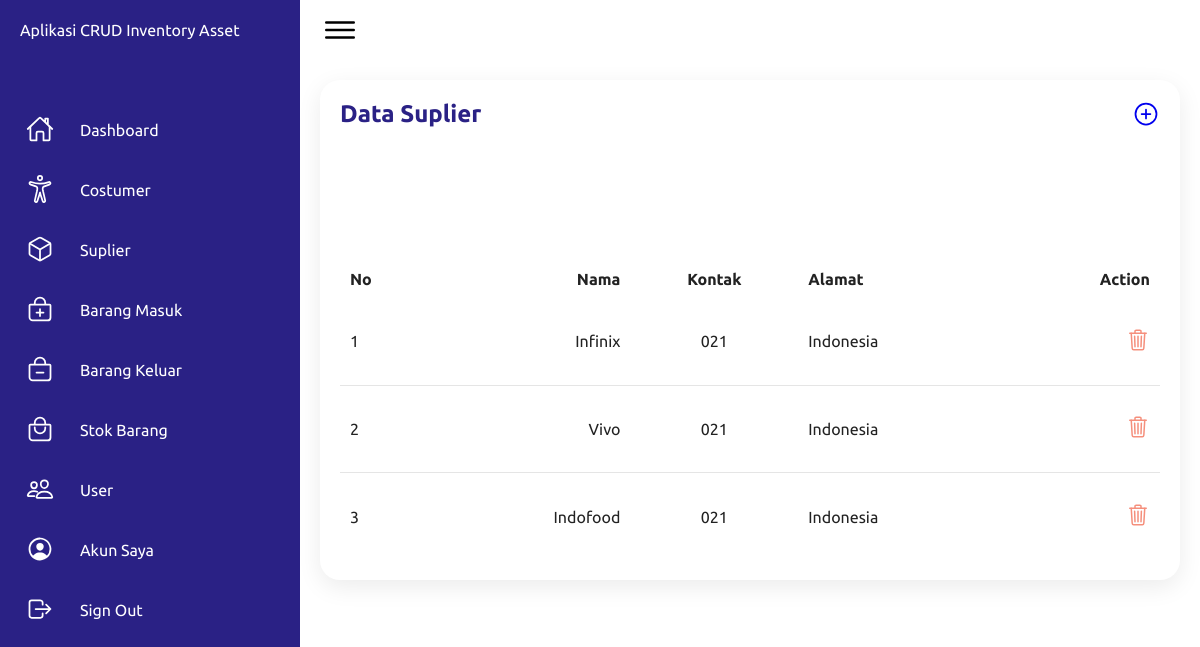
Page /website/app/suplier (signed in) on the committed database.
### tables this page shows
CREATE TABLE `suplier` (
  `idSuplier` int(255) NOT NULL,
  `namaSuplier` varchar(1000) NOT NULL,
  `kontakSuplier` varchar(1000) NOT NULL,
  `alamatSuplier` text NOT NULL
);

### website/app/suplier/index.php (the view, shortened to what this page needs)
<!DOCTYPE html>
<html lang="en">
    <head>
        <link rel="stylesheet" href="../../css/dashboard.css">
    </head>
    <body>
        <div class="container">
            <div class="navigation">
                <ul>
                    <li>
                        <a href="#">
                            <span class="title">Aplikasi CRUD Inventory Asset</span>
                        </a>
                    </li>
                    <li>
                        <a href="../beranda">
                            <span class="icon">
                                <ion-icon name="home-outline"></ion-icon>
                            </span>
                            <span class="title">Dashboard</span>
                        </a>
                    </li>
                    <li>
                        <a href="../costumer">
                            <span class="icon">
                                <ion-icon name="accessibility-outline"></ion-icon>
                            </span>
                            <span class="title">Costumer</span>
                        </a>
                    </li>
                    <li>
                        <a href="#">
                            <span class="icon">
                                <ion-icon name="cube-outline"></ion-icon>
                            </span>
                            <span class="title">Suplier</span>
                        </a>
                    </li>
                    <li>
                        <a href="../barangMasuk">
                            <span class="icon">
                                <ion-icon name="bag-add-outline"></ion-icon>
                            </span>
                            <span class="title">Barang Masuk</span>
                        </a>
                    </li>
                    <li>
                        <a href="../barangKeluar">
                            <span class="icon">
                                <ion-icon name="bag-remove-outline"></ion-icon>
                            </span>
                            <span class="title">Barang Keluar</span>
                        </a>
                    </li>
                    <li>
                        <a href="../stokBarang">
                            <span class="icon">
                                <ion-icon name="bag-handle-outline"></ion-icon>
                            </span>
                            <span class="title">Stok Barang</span>
                        </a>
                    </li>
                    <li>
                        <a href="../user">
                            <span class="icon">
                                <ion-icon name="people-outline"></ion-icon>
                            </span>
                            <span class="title">User</span>
                        </a>
                    </li>
                    <li>
                        <a href="../account">
                            <span class="icon">
                                <ion-icon name="person-circle-outline"></ion-icon>
                            </span>
                            <span class="title">Akun Saya</span>
                        </a>
                    </li>
                    <li>
                        <a href="#" id="showModal">
                            <span class="icon">
                                <ion-icon name="log-out-outline"></ion-icon>
                            </span>
                            <span class="title">Sign Out</span>
                        </a>
                    </li>
                </ul>
            </div>
            <div class="main">
                <div class="topbar">
                    <div class="toggle">
                        <ion-icon name="menu-outline"></ion-icon>
                    </div>
                </div>
                <div class="details" style="display: block;">
                    <div class="recentOrders">
                        <div class="cardHeader">
                            <h2>Data Suplier</h2>
                            <a href="input.php">
                                <ion-icon style="font-size: 1.75rem;" name="add-circle-outline"></ion-icon>
                            </a>
                        </div>
                        <?php
                            require '../../config.php';
                            try {
                                $stmt = $pdo->prepare("SELECT idSuplier, namaSuplier, kontakSuplier, alamatSuplier FROM suplier");
                                $stmt->execute();
                                $supliers = $stmt->fetchAll(PDO::FETCH_ASSOC);
                                $no = 1;
                            } catch (PDOException $e) {
                                error_log("Database error: " . $e->getMessage());
                                echo "Terjadi kesalahan. Silakan coba lagi nanti.";
                                exit();
                            }
                        ?>
                        <table>
                            <thead>
                                <tr>
                                    <td>No</td>
                                    <td>Nama</td>
                                    <td>Kontak</td>
                                    <td>Alamat</td>
                                    <td>Action</td>
                                </tr>
                            </thead>
                            <tbody>
                                <?php if ($supliers): ?>
                                    <?php foreach ($supliers as $suplier): ?>
                                        <tr>
                                            <td><?php echo $no++ ?></td>
                                            <td><?php echo htmlspecialchars($suplier['namaSuplier']); ?></td>
                                            <td><?php echo htmlspecialchars($suplier['kontakSuplier']); ?></td>
                                            <td><?php echo htmlspecialchars($suplier['alamatSuplier']); ?></td>
                                            <td>
                                                <a style="color: #f58f7c;" href="#" class="showDeleteModal" data-id="<?php echo htmlspecialchars($suplier['idSuplier']); ?>" data-nama="<?php echo htmlspecialchars($suplier['namaSuplier']); ?>">
                                                    <ion-icon name="trash-outline" style="font-size: 1.50rem;"></ion-icon>
                                                </a>
                                            </td>
                                        </tr>
                                    <?php endforeach; ?>
                                <?php else: ?>
                                    <tr>
                                        <td colspan="5">Tidak ada data suplier.</td>
                                    </tr>
                                <?php endif; ?>
                            </tbody>
                        </table>
                    </div>
                </div>
            </div>
        </div>
    </body>
</html>

### website/css/dashboard.css (style rules this page uses)
* { font-family: "Ubuntu", sans-serif; margin: 0; padding: 0; box-sizing: border-box; }
:root { --blue: #2a2185; --white: #fff; --gray: #f5f5f5; --black1: #222; --black2: #999; }
body { min-height: 100vh; overflow-x: hidden; }
.container { position: relative; width: 100%; }
.navigation { position: fixed; width: 300px; height: 100%; background: var(--blue); border-left: 10px solid var(--blue); transition: 0.5s; overflow: hidden; }
.navigation ul { position: absolute; top: 0; left: 0; width: 100%; }
.navigation ul li { position: relative; width: 100%; list-style: none; border-top-left-radius: 30px; border-bottom-left-radius: 30px; }
.navigation ul li:nth-child(1) { margin-bottom: 40px; pointer-events: none; }
.navigation ul li a { position: relative; display: block; width: 100%; display: flex; text-decoration: none; color: var(--white); }
.navigation ul li a .icon { position: relative; display: block; min-width: 60px; height: 60px; line-height: 75px; text-align: center; }
.navigation ul li a .icon ion-icon { font-size: 1.75rem; }
.navigation ul li a .title { position: relative; display: block; padding: 0 10px; height: 60px; line-height: 60px; text-align: start; white-space: nowrap; }
.main { position: absolute; width: calc(100% - 300px); left: 300px; min-height: 100vh; background: var(--white); transition: 0.5s; }
.topbar { width: 100%; height: 60px; display: flex; justify-content: space-between; align-items: center; padding: 0 10px; }
.toggle { position: relative; width: 60px; height: 60px; display: flex; justify-content: center; align-items: center; font-size: 2.5rem; cursor: pointer; }
.details { position: relative; width: 100%; padding: 20px; display: grid; grid-template-columns: 2fr 1fr; grid-gap: 30px; }
.details .recentOrders { position: relative; display: grid; min-height: 500px; background: var(--white); padding: 20px; box-shadow: 0 7px 25px rgba(0, 0, 0, 0.08); border-radius: 20px; }
.details .cardHeader { display: flex; justify-content: space-between; align-items: flex-start; }
.cardHeader h2 { font-weight: 600; color: var(--blue); }
.details table { width: 100%; border-collapse: collapse; margin-top: 10px; }
.details table thead td { font-weight: 600; }
.details .recentOrders table tr { color: var(--black1); border-bottom: 1px solid rgba(0, 0, 0, 0.1); }
.details .recentOrders table tr:last-child { border-bottom: none; }
.details .recentOrders table tr td { padding: 10px; }
.details .recentOrders table tr td:last-child { text-align: end; }
.details .recentOrders table tr td:nth-child(2) { text-align: end; }
.details .recentOrders table tr td:nth-child(3) { text-align: center; }

### rows in the picture
suplier: namaSuplier "Infinix", kontakSuplier "021", alamatSuplier "Indonesia"
suplier: namaSuplier "Vivo", kontakSuplier "021", alamatSuplier "Indonesia"
suplier: namaSuplier "Indofood", kontakSuplier "021", alamatSuplier "Indonesia"
